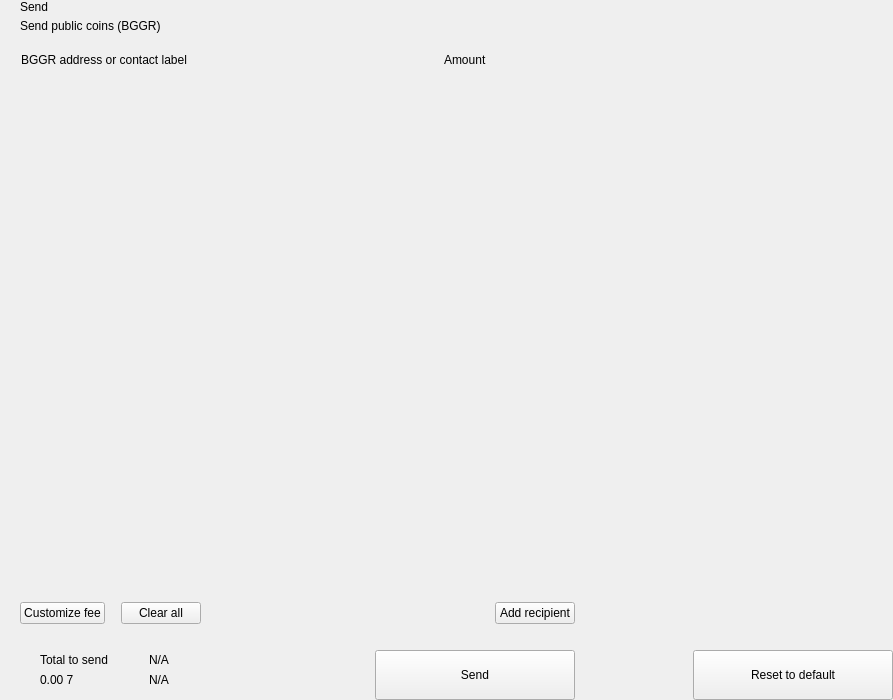
<?xml version="1.0" encoding="UTF-8"?>
<ui version="4.0">
 <class>send</class>
 <widget class="QWidget" name="send">
  <property name="geometry">
   <rect>
    <x>0</x>
    <y>0</y>
    <width>893</width>
    <height>700</height>
   </rect>
  </property>
  <property name="windowTitle">
   <string>Form</string>
  </property>
  <layout class="QHBoxLayout" name="horizontalLayout_2" stretch="2,1">
   <property name="spacing">
    <number>0</number>
   </property>
   <property name="leftMargin">
    <number>0</number>
   </property>
   <property name="topMargin">
    <number>0</number>
   </property>
   <property name="rightMargin">
    <number>0</number>
   </property>
   <property name="bottomMargin">
    <number>0</number>
   </property>
   <item>
    <widget class="QWidget" name="left" native="true">
     <layout class="QVBoxLayout" name="verticalLayout_3">
      <property name="spacing">
       <number>0</number>
      </property>
      <property name="leftMargin">
       <number>0</number>
      </property>
      <property name="topMargin">
       <number>0</number>
      </property>
      <property name="rightMargin">
       <number>0</number>
      </property>
      <property name="bottomMargin">
       <number>0</number>
      </property>
      <item>
       <layout class="QVBoxLayout" name="verticalLayout_22" stretch="0,0,0,1,0,0,0,0">
        <property name="spacing">
         <number>0</number>
        </property>
        <item>
         <layout class="QHBoxLayout" name="horizontalLayout_3">
          <property name="spacing">
           <number>0</number>
          </property>
          <property name="leftMargin">
           <number>20</number>
          </property>
          <property name="rightMargin">
           <number>20</number>
          </property>
          <item>
           <layout class="QVBoxLayout" name="verticalLayout">
            <property name="spacing">
             <number>5</number>
            </property>
            <item>
             <widget class="QLabel" name="labelTitle">
              <property name="text">
               <string>Send</string>
              </property>
              <property name="alignment">
               <set>Qt::AlignLeading|Qt::AlignLeft|Qt::AlignVCenter</set>
              </property>
             </widget>
            </item>
            <item>
             <widget class="QLabel" name="labelSubtitle1">
              <property name="text">
               <string>Send public coins (BGGR)</string>
              </property>
             </widget>
            </item>
           </layout>
          </item>
          <item>
           <spacer name="horizontalSpacer">
            <property name="orientation">
             <enum>Qt::Horizontal</enum>
            </property>
            <property name="sizeHint" stdset="0">
             <size>
              <width>40</width>
              <height>20</height>
             </size>
            </property>
           </spacer>
          </item>
         </layout>
        </item>
        <item>
         <spacer name="verticalSpacer_2">
          <property name="orientation">
           <enum>Qt::Vertical</enum>
          </property>
          <property name="sizeType">
           <enum>QSizePolicy::Fixed</enum>
          </property>
          <property name="sizeHint" stdset="0">
           <size>
            <width>20</width>
            <height>20</height>
           </size>
          </property>
         </spacer>
        </item>
        <item>
         <layout class="QHBoxLayout" name="horizontalLayout" stretch="6,0,2">
          <property name="spacing">
           <number>0</number>
          </property>
          <property name="leftMargin">
           <number>10</number>
          </property>
          <property name="topMargin">
           <number>0</number>
          </property>
          <property name="rightMargin">
           <number>20</number>
          </property>
          <property name="bottomMargin">
           <number>0</number>
          </property>
          <item>
           <widget class="QLabel" name="labelSubtitleAddress">
            <property name="styleSheet">
             <string notr="true">margin-left:8px;</string>
            </property>
            <property name="text">
             <string>BGGR address or contact label</string>
            </property>
           </widget>
          </item>
          <item>
           <spacer name="horizontalSpacer_3">
            <property name="orientation">
             <enum>Qt::Horizontal</enum>
            </property>
            <property name="sizeType">
             <enum>QSizePolicy::Fixed</enum>
            </property>
            <property name="sizeHint" stdset="0">
             <size>
              <width>40</width>
              <height>1</height>
             </size>
            </property>
           </spacer>
          </item>
          <item>
           <widget class="QLabel" name="labelSubtitleAmount">
            <property name="text">
             <string>Amount</string>
            </property>
           </widget>
          </item>
         </layout>
        </item>
        <item>
         <widget class="QScrollArea" name="scrollArea">
          <property name="minimumSize">
           <size>
            <width>0</width>
            <height>350</height>
           </size>
          </property>
          <property name="styleSheet">
           <string notr="true">#scrollArea {
            background:transparent;
            margin-top:10px;
}</string>
          </property>
          <property name="horizontalScrollBarPolicy">
           <enum>Qt::ScrollBarAlwaysOff</enum>
          </property>
          <property name="sizeAdjustPolicy">
           <enum>QAbstractScrollArea::AdjustIgnored</enum>
          </property>
          <property name="widgetResizable">
           <bool>true</bool>
          </property>
          <property name="alignment">
           <set>Qt::AlignLeading|Qt::AlignLeft|Qt::AlignTop</set>
          </property>
          <widget class="QWidget" name="scrollAreaWidgetContents">
           <property name="geometry">
            <rect>
             <x>0</x>
             <y>0</y>
             <width>591</width>
             <height>16</height>
            </rect>
           </property>
           <property name="sizePolicy">
            <sizepolicy hsizetype="Preferred" vsizetype="Maximum">
             <horstretch>0</horstretch>
             <verstretch>0</verstretch>
            </sizepolicy>
           </property>
           <property name="autoFillBackground">
            <bool>false</bool>
           </property>
           <property name="styleSheet">
            <string notr="true">#scrollAreaWidgetContents {
             background:transparent;
             }</string>
           </property>
           <layout class="QVBoxLayout" name="verticalLayout_7">
            <property name="spacing">
             <number>0</number>
            </property>
            <property name="sizeConstraint">
             <enum>QLayout::SetDefaultConstraint</enum>
            </property>
            <property name="leftMargin">
             <number>0</number>
            </property>
            <property name="topMargin">
             <number>0</number>
            </property>
            <property name="rightMargin">
             <number>0</number>
            </property>
            <property name="bottomMargin">
             <number>0</number>
            </property>
           </layout>
          </widget>
         </widget>
        </item>
        <item>
         <spacer name="verticalSpacer_4">
          <property name="orientation">
           <enum>Qt::Vertical</enum>
          </property>
          <property name="sizeType">
           <enum>QSizePolicy::Fixed</enum>
          </property>
          <property name="sizeHint" stdset="0">
           <size>
            <width>20</width>
            <height>20</height>
           </size>
          </property>
         </spacer>
        </item>
        <item>
         <layout class="QHBoxLayout" name="horizontalLayout_20">
          <property name="spacing">
           <number>6</number>
          </property>
          <property name="leftMargin">
           <number>20</number>
          </property>
          <property name="rightMargin">
           <number>20</number>
          </property>
          <item>
           <widget class="QPushButton" name="pushButtonFee">
            <property name="focusPolicy">
             <enum>Qt::NoFocus</enum>
            </property>
            <property name="text">
             <string>Customize fee</string>
            </property>
           </widget>
          </item>
          <item>
           <spacer name="horizontalSpacer_11">
            <property name="orientation">
             <enum>Qt::Horizontal</enum>
            </property>
            <property name="sizeType">
             <enum>QSizePolicy::Minimum</enum>
            </property>
            <property name="sizeHint" stdset="0">
             <size>
              <width>10</width>
              <height>20</height>
             </size>
            </property>
           </spacer>
          </item>
          <item>
           <widget class="QPushButton" name="pushButtonClear">
            <property name="focusPolicy">
             <enum>Qt::NoFocus</enum>
            </property>
            <property name="layoutDirection">
             <enum>Qt::RightToLeft</enum>
            </property>
            <property name="text">
             <string>Clear all</string>
            </property>
           </widget>
          </item>
          <item>
           <spacer name="horizontalSpacer_2">
            <property name="orientation">
             <enum>Qt::Horizontal</enum>
            </property>
            <property name="sizeHint" stdset="0">
             <size>
              <width>40</width>
              <height>20</height>
             </size>
            </property>
           </spacer>
          </item>
          <item>
           <widget class="QPushButton" name="pushButtonAddRecipient">
            <property name="focusPolicy">
             <enum>Qt::NoFocus</enum>
            </property>
            <property name="text">
             <string>Add recipient</string>
            </property>
           </widget>
          </item>
         </layout>
        </item>
        <item>
         <spacer name="verticalSpacer">
          <property name="orientation">
           <enum>Qt::Vertical</enum>
          </property>
          <property name="sizeType">
           <enum>QSizePolicy::Fixed</enum>
          </property>
          <property name="sizeHint" stdset="0">
           <size>
            <width>20</width>
            <height>16</height>
           </size>
          </property>
         </spacer>
        </item>
        <item>
         <layout class="QHBoxLayout" name="horizontalLayout_7">
          <property name="rightMargin">
           <number>20</number>
          </property>
          <item>
           <layout class="QHBoxLayout" name="horizontalLayout_10">
            <property name="spacing">
             <number>0</number>
            </property>
            <property name="leftMargin">
             <number>8</number>
            </property>
            <item>
             <widget class="QStackedWidget" name="stackedWidget">
              <property name="minimumSize">
               <size>
                <width>0</width>
                <height>60</height>
               </size>
              </property>
              <property name="maximumSize">
               <size>
                <width>16777215</width>
                <height>60</height>
               </size>
              </property>
              <widget class="QWidget" name="page1">
               <layout class="QVBoxLayout" name="verticalLayout_71" stretch="0">
                <property name="spacing">
                 <number>6</number>
                </property>
                <property name="leftMargin">
                 <number>12</number>
                </property>
                <property name="topMargin">
                 <number>0</number>
                </property>
                <property name="rightMargin">
                 <number>0</number>
                </property>
                <property name="bottomMargin">
                 <number>0</number>
                </property>
                <item>
                 <widget class="QWidget" name="coinWidget" native="true">
                  <property name="minimumSize">
                   <size>
                    <width>0</width>
                    <height>60</height>
                   </size>
                  </property>
                  <property name="maximumSize">
                   <size>
                    <width>16777215</width>
                    <height>60</height>
                   </size>
                  </property>
                  <layout class="QHBoxLayout" name="horizontalLayout_9">
                   <property name="spacing">
                    <number>0</number>
                   </property>
                   <property name="leftMargin">
                    <number>20</number>
                   </property>
                   <property name="topMargin">
                    <number>10</number>
                   </property>
                   <property name="rightMargin">
                    <number>20</number>
                   </property>
                   <property name="bottomMargin">
                    <number>10</number>
                   </property>
                   <item>
                    <layout class="QVBoxLayout" name="verticalSend">
                     <property name="spacing">
                      <number>0</number>
                     </property>
                     <item>
                      <widget class="QLabel" name="labelTitleTotalSend">
                       <property name="text">
                        <string>Total to send</string>
                       </property>
                      </widget>
                     </item>
                     <item>
                      <widget class="QLabel" name="labelAmountSend">
                       <property name="text">
                        <string notr="true">0.00 7</string>
                       </property>
                      </widget>
                     </item>
                    </layout>
                   </item>
                   <item>
                    <spacer name="horizontalSpacer_9">
                     <property name="orientation">
                      <enum>Qt::Horizontal</enum>
                     </property>
                     <property name="sizeType">
                      <enum>QSizePolicy::Fixed</enum>
                     </property>
                     <property name="sizeHint" stdset="0">
                      <size>
                       <width>20</width>
                       <height>20</height>
                      </size>
                     </property>
                    </spacer>
                   </item>
                   <item>
                    <widget class="QLabel" name="labelLine">
                     <property name="minimumSize">
                      <size>
                       <width>1</width>
                       <height>0</height>
                      </size>
                     </property>
                     <property name="maximumSize">
                      <size>
                       <width>1</width>
                       <height>16777215</height>
                      </size>
                     </property>
                     <property name="text">
                      <string/>
                     </property>
                    </widget>
                   </item>
                   <item>
                    <spacer name="horizontalSpacer_10">
                     <property name="orientation">
                      <enum>Qt::Horizontal</enum>
                     </property>
                     <property name="sizeType">
                      <enum>QSizePolicy::Fixed</enum>
                     </property>
                     <property name="sizeHint" stdset="0">
                      <size>
                       <width>20</width>
                       <height>20</height>
                      </size>
                     </property>
                    </spacer>
                   </item>
                   <item>
                    <layout class="QVBoxLayout" name="verticalRemaining">
                     <property name="spacing">
                      <number>0</number>
                     </property>
                     <item>
                      <widget class="QLabel" name="labelTitleTotalRemaining">
                       <property name="text">
                        <string notr="true">N/A</string>
                       </property>
                      </widget>
                     </item>
                     <item>
                      <widget class="QLabel" name="labelAmountRemaining">
                       <property name="text">
                        <string notr="true">N/A</string>
                       </property>
                      </widget>
                     </item>
                    </layout>
                   </item>
                  </layout>
                 </widget>
                </item>
               </layout>
              </widget>
              <widget class="QWidget" name="page_2"/>
             </widget>
            </item>
           </layout>
          </item>
          <item>
           <spacer name="horizontalSpacer_5">
            <property name="orientation">
             <enum>Qt::Horizontal</enum>
            </property>
            <property name="sizeType">
             <enum>QSizePolicy::Expanding</enum>
            </property>
            <property name="sizeHint" stdset="0">
             <size>
              <width>40</width>
              <height>20</height>
             </size>
            </property>
           </spacer>
          </item>
          <item alignment="Qt::AlignBottom">
           <widget class="QPushButton" name="pushButtonSave">
            <property name="minimumSize">
             <size>
              <width>200</width>
              <height>50</height>
             </size>
            </property>
            <property name="maximumSize">
             <size>
              <width>200</width>
              <height>50</height>
             </size>
            </property>
            <property name="focusPolicy">
             <enum>Qt::NoFocus</enum>
            </property>
            <property name="text">
             <string>Send</string>
            </property>
           </widget>
          </item>
         </layout>
        </item>
       </layout>
      </item>
     </layout>
    </widget>
   </item>
   <item>
    <widget class="QWidget" name="right" native="true">
     <layout class="QVBoxLayout" name="verticalLayout_5">
      <property name="leftMargin">
       <number>0</number>
      </property>
      <property name="topMargin">
       <number>0</number>
      </property>
      <property name="rightMargin">
       <number>0</number>
      </property>
      <property name="bottomMargin">
       <number>0</number>
      </property>
      <item>
       <layout class="QVBoxLayout" name="verticalLayout_4">
        <property name="spacing">
         <number>6</number>
        </property>
        <item>
         <widget class="OptionButton" name="btnCoinControl" native="true">
          <property name="minimumSize">
           <size>
            <width>0</width>
            <height>50</height>
           </size>
          </property>
         </widget>
        </item>
        <item>
         <widget class="OptionButton" name="btnChangeAddress" native="true">
          <property name="minimumSize">
           <size>
            <width>0</width>
            <height>50</height>
           </size>
          </property>
         </widget>
        </item>
        <item>
         <widget class="OptionButton" name="btnUri" native="true">
          <property name="minimumSize">
           <size>
            <width>0</width>
            <height>50</height>
           </size>
          </property>
         </widget>
        </item>
        <item>
         <spacer name="verticalSpacer_5">
          <property name="orientation">
           <enum>Qt::Vertical</enum>
          </property>
          <property name="sizeHint" stdset="0">
           <size>
            <width>20</width>
            <height>40</height>
           </size>
          </property>
         </spacer>
        </item>
        <item>
         <layout class="QHBoxLayout" name="horizontalLayout_8">
          <item>
           <spacer name="horizontalSpacer_7">
            <property name="orientation">
             <enum>Qt::Horizontal</enum>
            </property>
            <property name="sizeHint" stdset="0">
             <size>
              <width>40</width>
              <height>20</height>
             </size>
            </property>
           </spacer>
          </item>
          <item>
           <widget class="QPushButton" name="pushButtonReset">
            <property name="minimumSize">
             <size>
              <width>200</width>
              <height>50</height>
             </size>
            </property>
            <property name="maximumSize">
             <size>
              <width>200</width>
              <height>50</height>
             </size>
            </property>
            <property name="focusPolicy">
             <enum>Qt::NoFocus</enum>
            </property>
            <property name="text">
             <string>Reset to default</string>
            </property>
           </widget>
          </item>
         </layout>
        </item>
       </layout>
      </item>
     </layout>
    </widget>
   </item>
  </layout>
 </widget>
 <customwidgets>
  <customwidget>
   <class>OptionButton</class>
   <extends>QWidget</extends>
   <header>qt/pivx/optionbutton.h</header>
   <container>1</container>
  </customwidget>
 </customwidgets>
 <resources/>
 <connections/>
</ui>
